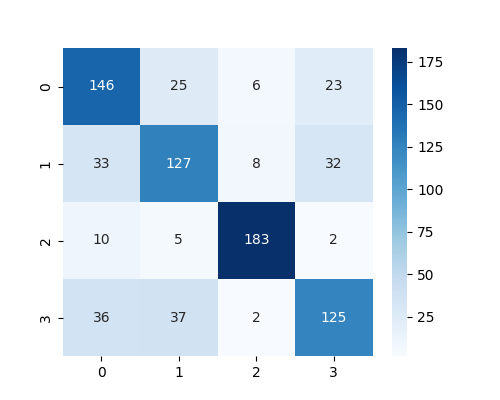
#> input picture rapports/cm_LinearSVC.png, 500 x 400 px
$ python -i augmenter.py   (imports and definitions only)
#> lines starting #> are read from the running program, lines starting #| are printed output that depends on the picture
# =================================
# CUSTOM IMAGE AUGMENTER
# =================================
"""
Classe d'augmentation d'images personnalisée qui remplace ImageDataGenerator
pour éviter les problèmes d'images noires et offrir plus de contrôle.
"""

import numpy as np
import cv2
import random
from typing import Tuple, Optional


class CustomImageAugmenter:
    """
    Augmentation d'images personnalisée, fiable et performante

    Remplace ImageDataGenerator de Keras avec des transformations
    contrôlées et prévisibles qui préservent les valeurs [0,1].
    """

    def __init__(self,
                 rotation_range: float = 10,
                 width_shift_range: float = 0.1,
                 height_shift_range: float = 0.1,
                 zoom_range: float = 0.1,
                 horizontal_flip: bool = True,
                 brightness_range: Tuple[float, float] = (0.9, 1.1),
                 noise_factor: float = 0.01,
                 seed: Optional[int] = None):
        """
        Initialise l'augmenteur avec les paramètres spécifiés.

        Args:
            rotation_range: Angle de rotation max (degrés)
            width_shift_range: Décalage horizontal max (fraction)
            height_shift_range: Décalage vertical max (fraction)
            zoom_range: Facteur de zoom max (fraction)
            horizontal_flip: Activer le miroir horizontal
            brightness_range: Plage de variation de luminosité (min, max)
            noise_factor: Intensité du bruit gaussien
            seed: Seed pour reproductibilité
        """

        self.rotation_range = rotation_range
        self.width_shift_range = width_shift_range
        self.height_shift_range = height_shift_range
        self.zoom_range = zoom_range
        self.horizontal_flip = horizontal_flip
        self.brightness_range = brightness_range
        self.noise_factor = noise_factor

        if seed is not None:
            random.seed(seed)
            np.random.seed(seed)

    def augment_image(self, image: np.ndarray) -> np.ndarray:
        """
        Applique une augmentation aléatoire complète à une image.

        Args:
            image: Image d'entrée (H, W, C) en float32 [0,1]

        Returns:
            Image augmentée (H, W, C) en float32 [0,1]
        """

        # S'assurer que l'image est en float32 et [0,1]
        img = self._normalize_image(image)
        height, width = img.shape[:2]

        # 1. Rotation aléatoire
        if self.rotation_range > 0:
            angle = random.uniform(-self.rotation_range, self.rotation_range)
            img = self._rotate_image(img, angle)

        # 2. Décalage horizontal/vertical
        if self.width_shift_range > 0 or self.height_shift_range > 0:
            dx = random.uniform(-self.width_shift_range, self.width_shift_range) * width
            dy = random.uniform(-self.height_shift_range, self.height_shift_range) * height
            img = self._shift_image(img, dx, dy)

        # 3. Zoom aléatoire
        if self.zoom_range > 0:
            zoom_factor = random.uniform(1-self.zoom_range, 1+self.zoom_range)
            img = self._zoom_image(img, zoom_factor)

        # 4. Miroir horizontal
        if self.horizontal_flip and random.random() > 0.5:
            img = np.fliplr(img)

        # 5. Variation de luminosité
        if self.brightness_range != (1.0, 1.0):
            brightness_factor = random.uniform(*self.brightness_range)
            img = img * brightness_factor

        # 6. Bruit gaussien léger
        if self.noise_factor > 0:
            noise = np.random.normal(0, self.noise_factor, img.shape)
            img = img + noise

        # Clamp final dans [0,1]
        img = np.clip(img, 0.0, 1.0)

        return img.astype(np.float32)

    def _normalize_image(self, image: np.ndarray) -> np.ndarray:
        """Normalise l'image en [0,1] si nécessaire"""
        img = image.astype(np.float32)
        if img.max() > 1.0:
            img = img / 255.0
        return img

    def _rotate_image(self, image: np.ndarray, angle: float) -> np.ndarray:
        """Rotation avec préservation de la taille"""
        center = (image.shape[1] // 2, image.shape[0] // 2)
        rotation_matrix = cv2.getRotationMatrix2D(center, angle, 1.0)
        return cv2.warpAffine(image, rotation_matrix, (image.shape[1], image.shape[0]))

    def _shift_image(self, image: np.ndarray, dx: float, dy: float) -> np.ndarray:
        """Décalage avec remplissage par les bords"""
        translation_matrix = np.float32([[1, 0, dx], [0, 1, dy]])
        return cv2.warpAffine(image, translation_matrix, (image.shape[1], image.shape[0]))

    def _zoom_image(self, image: np.ndarray, zoom_factor: float) -> np.ndarray:
        """Zoom avec redimensionnement intelligent"""
        height, width = image.shape[:2]
        new_height, new_width = int(height * zoom_factor), int(width * zoom_factor)

        # Redimensionner
        resized = cv2.resize(image, (new_width, new_height))

        if zoom_factor > 1:  # Zoom in - crop center
            start_x = (new_width - width) // 2
            start_y = (new_height - height) // 2
            return resized[start_y:start_y+height, start_x:start_x+width]
        else:  # Zoom out - pad avec des zéros
            result = np.zeros_like(image)
            start_x = (width - new_width) // 2
            start_y = (height - new_height) // 2
            result[start_y:start_y+new_height, start_x:start_x+new_width] = resized
            return result

    # [54 lines left out: functions generate_batch, preview_augmentations, not called in this run]

>>> import cv2
>>> picture = cv2.imread('../../../../rapports/cm_LinearSVC.png')
#> picture is the input picture: shape (400, 500, 3); mean B, G, R 239.7, 228, 215.1
>>> result = CustomImageAugmenter().augment_image(picture)
#> in _rotate_image, `return cv2.warpAffine(image, rotation_matrix, (image.shape[1], image.s..`:
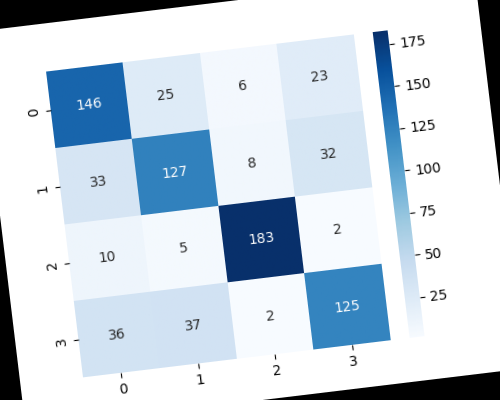
#> returned value: shape (400, 500, 3) float32; mean of channels 0, 1, 2 0.885, 0.839, 0.788; drawn as B, G, R
#> in _shift_image, `return cv2.warpAffine(image, translation_matrix, (image.shape[1], imag..`:
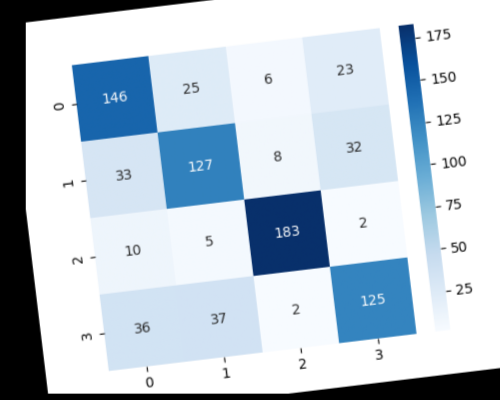
#> returned value: shape (400, 500, 3) float32; mean of channels 0, 1, 2 0.839, 0.793, 0.742; drawn as B, G, R
#> in _zoom_image, `resized = cv2.resize(image, (new_width, new_height))`:
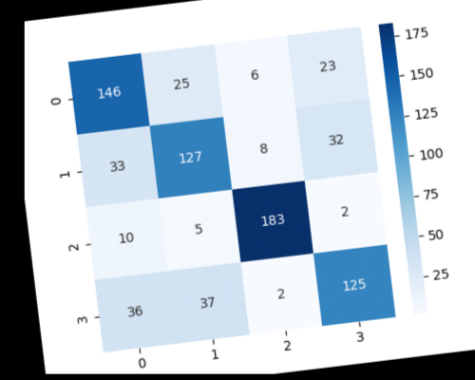
#> resized: shape (380, 475, 3) float32; mean B, G, R 0.839, 0.793, 0.742
#> in _zoom_image, `result[start_y:start_y+new_height, start_x:start_x+new_width] = resized`:
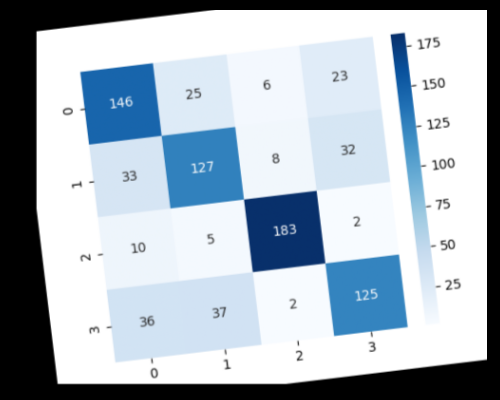
#> result: shape (400, 500, 3) float32; mean B, G, R 0.757, 0.716, 0.67
#> in augment_image, `img = np.fliplr(img)`:
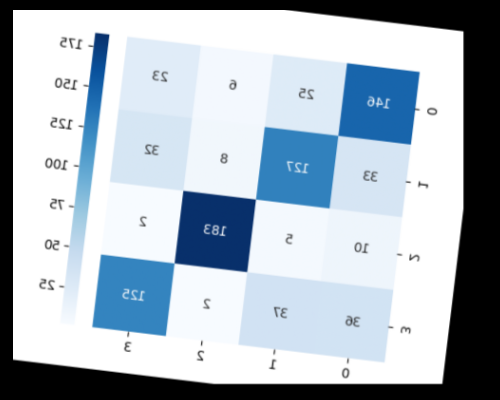
#> img: shape (400, 500, 3) float32; mean B, G, R 0.757, 0.716, 0.67
